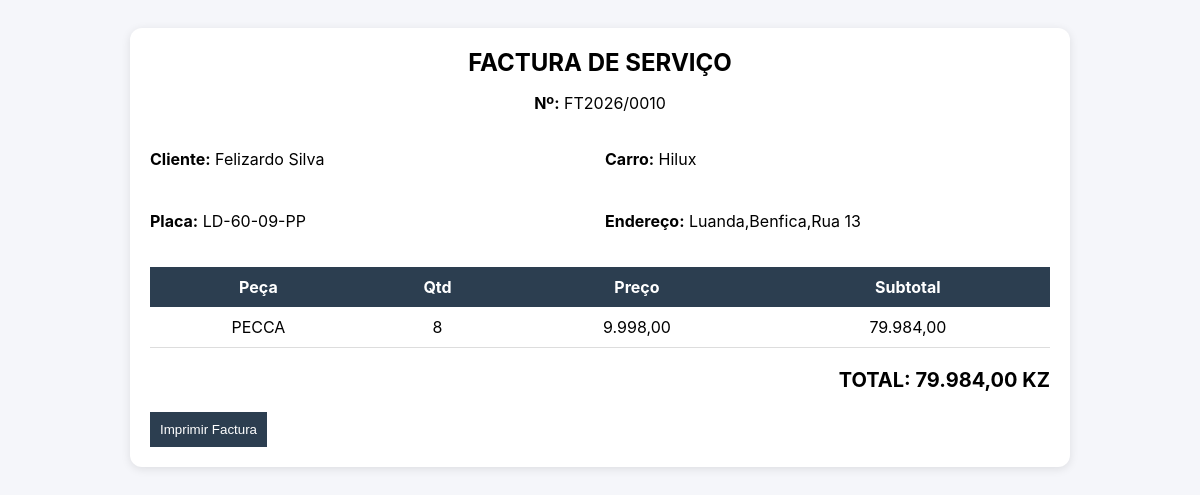
Screenshot of /Admistrador/factura_contrato.php?id=9 with the database file from the repository.
### tables this page shows
CREATE TABLE `facturas` (
  `id` int(11) NOT NULL,
  `id_servico` int(11) DEFAULT NULL,
  `nome_cliente` varchar(255) DEFAULT NULL,
  `placa_carro` varchar(50) DEFAULT NULL,
  `modelo_carro` varchar(100) DEFAULT NULL,
  `endereco` varchar(255) DEFAULT NULL,
  `total` decimal(10,2) DEFAULT NULL,
  `data_factura` datetime DEFAULT current_timestamp(),
  `numero_factura` varchar(20) DEFAULT NULL
);

CREATE TABLE `servicos` (
  `id` int(11) NOT NULL,
  `placa_carro` varchar(50) DEFAULT NULL,
  `nome_cliente` varchar(100) DEFAULT NULL,
  `modelo_carro` varchar(100) DEFAULT NULL,
  `endereco` text DEFAULT NULL,
  `obs` text DEFAULT NULL,
  `total` decimal(10,2) DEFAULT NULL,
  `data_registo` timestamp NOT NULL DEFAULT current_timestamp(),
  `id_mecanico` int(11) DEFAULT NULL,
  `data` datetime DEFAULT current_timestamp(),
  `status` enum('concluido','pendente','andamento','cancelado') NOT NULL DEFAULT 'pendente',
  `id_cliente` int(11) DEFAULT NULL,
  `deslocacao` decimal(10,2) NOT NULL DEFAULT 0.00,
  `cobranca` decimal(10,2) DEFAULT NULL,
  `descricao_servico` varchar(255) NOT NULL
);

CREATE TABLE `servico_itens` (
  `id` int(11) NOT NULL,
  `id_servico` int(11) DEFAULT NULL,
  `codigo_da_peca` varchar(50) DEFAULT NULL,
  `peca_materia` varchar(100) DEFAULT NULL,
  `quantidade` int(11) DEFAULT NULL,
  `preco` decimal(10,2) DEFAULT NULL
);

### Admistrador/factura_contrato.php (the view, shortened to what this page needs)
<?php
include_once("./configuracao/conexao.php");
$id_servico = isset($_GET['id']) ? intval($_GET['id']) : 0;
$sql_servico = "SELECT * FROM servicos WHERE id = $id_servico";
$result_servico = mysqli_query($conn, $sql_servico);
$servico = mysqli_fetch_assoc($result_servico);
$sql_itens = "SELECT * FROM servico_itens WHERE id_servico = $id_servico";
$result_itens = mysqli_query($conn, $sql_itens);
$itens = [];
$total_calculado = 0;
while ($row = mysqli_fetch_assoc($result_itens)) {
    $row['subtotal'] = $row['quantidade'] * $row['preco'];
    $total_calculado += $row['subtotal'];
    $itens[] = $row;
}
$check = mysqli_query($conn,
    "SELECT * FROM facturas WHERE id_servico = $id_servico"
);
$factura_existente = mysqli_fetch_assoc($check);
?>
<!DOCTYPE html>
<html>
<head>
</head>
<body>
<div class="card">
<div class="header">
    <h2>FACTURA DE SERVIÇO</h2>
    <p>
        <b>Nº:</b>
        <?= $factura_existente['numero_factura'] ?? $numero_factura ?>
    </p>
</div>
<div class="info">
    <p><b>Cliente:</b> <?= $servico['nome_cliente'] ?></p>
    <p><b>Carro:</b> <?= $servico['modelo_carro'] ?></p>
    <p><b>Placa:</b> <?= $servico['placa_carro'] ?></p>
    <p><b>Endereço:</b> <?= $servico['endereco'] ?></p>
</div>
<table>
<tr>
    <th>Peça</th>
    <th>Qtd</th>
    <th>Preço</th>
    <th>Subtotal</th>
</tr>
<?php foreach ($itens as $item): ?>
<tr>
    <td><?= $item['peca_materia'] ?></td>
    <td><?= $item['quantidade'] ?></td>
    <td><?= number_format($item['preco'],2,',','.') ?></td>
    <td><?= number_format($item['subtotal'],2,',','.') ?></td>
</tr>
<?php endforeach; ?>
</table>
<div class="total">
TOTAL: <?= number_format($total_calculado,2,',','.') ?> KZ
</div>
<button class="btn" onclick="window.print()">Imprimir Factura</button>
</div>
</body>
</html>

### Admistrador/factura_contrato.php (style rules this page uses)
body { font-family: Arial; background: #f5f6fa; padding: 20px; font-family: 'Inter', sans-serif; }
.card { background: white; padding: 20px; border-radius: 12px; max-width: 900px; margin: auto; box-shadow: 0 2px 10px rgba(0,0,0,0.1); }
.header { text-align:center; }
.header h2 { margin:0; }
.info { display:grid; grid-template-columns: 1fr 1fr; gap:10px; margin-top:20px; }
table { width:100%; border-collapse: collapse; margin-top:20px; }
th { background:#2c3e50; color:white; padding:10px; }
td { padding:10px; text-align:center; border-bottom:1px solid #ddd; }
.total { text-align:right; margin-top:20px; font-size:20px; font-weight:bold; }
.btn { margin-top:20px; padding:10px; background:#2c3e50; color:white; border:none; cursor:pointer; }

### rows the page displays
facturas: numero_factura "FT2026/0010"
servicos: nome_cliente "Felizardo Silva", modelo_carro "Hilux", placa_carro "LD-60-09-PP", endereco "Luanda,Benfica,Rua 13"
servico_itens: peca_materia "PECCA", quantidade "8", preco "9.998,00", subtotal "79.984,00"

### other values shown
$total_calculado "79.984,00"
